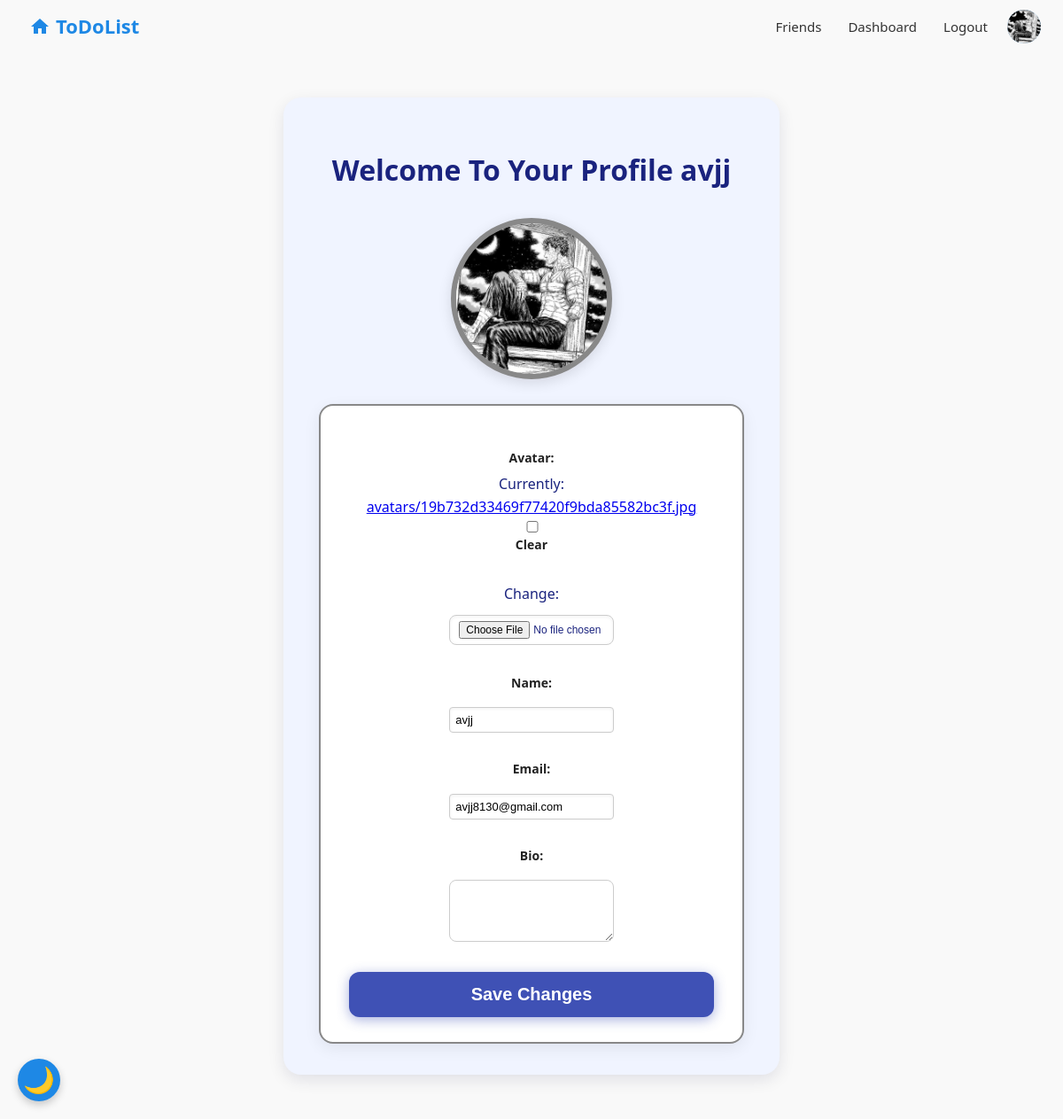
The page /profile/ (signed in) on the database its author committed.
### base/models.py (models this page shows, shortened)
class User(AbstractBaseUser, PermissionsMixin):
    email = models.EmailField(unique=True)
    name = models.CharField(max_length=255, unique=False)
    avatar = models.ImageField(upload_to='avatars/', blank=True, null=True)
    bio = models.TextField(blank=True, null=True)
    is_active = models.BooleanField(default=True)
    is_staff = models.BooleanField(default=False)
    date_joined = models.DateTimeField(default=timezone.now)
    friends = models.ManyToManyField("self", blank=True, symmetrical=True)
    USERNAME_FIELD = 'email'
    REQUIRED_FIELDS = ['name']
    objects = CustomUserManager()

### base/views.py (the view)
# urls.py: path('profile/', views.profile_view, name='profile'),
@login_required
def profile_view(request):
    user = request.user
    if request.method == 'POST':
        form = ChengeForm(request.POST, request.FILES, instance=request.user)
        if form.is_valid():
            form.save()
            return redirect('home')
    else:
        form = ChengeForm(instance=request.user)
    return render(request, 'base/profile.html', {'form': form})

### base/forms.py (shortened to what this page needs)
class ChengeForm(forms.ModelForm):
    class Meta:
        model = User
        fields = ('avatar', 'name', 'email', 'bio')
    def __init__(self, *args, **kwargs):
        self.user = kwargs.get('instance')
        super().__init__(*args, **kwargs)

### base/templates/base/profile.html (shortened to what this page needs)
{% extends 'base/main.html' %}
{% load static %}
{% block extra_css %}
<link rel="stylesheet" href="{% static 'css/style.css' %}?{% now 'U' %}">
{% endblock %}
{% block content %}
<div class="profile-container">
  <h1>Welcome To Your Profile {{ user.name }}</h1>
  <div class="navbar-avatar">
    {% if user.avatar %}
      <img src="{{ user.avatar.url }}" alt="Avatar" class="profile-avatar">
    {% else %}
      <div class="avatar-placeholder">
        {{ user.name|slice:":1"|upper }}
      </div>
    {% endif %}
  </div>
  <form method="POST" enctype="multipart/form-data" class="profile-form">
    <div class="form-group">
      {{ form.avatar.label_tag }}
      {{ form.avatar }}
    </div>
    <div class="form-group">
      {{ form.name.label_tag }}
      {{ form.name }}
    </div>
    <div class="form-group">
      {{ form.email.label_tag }}
      {{ form.email }}
    </div>
    <div class="form-group">
      {{ form.bio.label_tag }}
      {{ form.bio }}
    </div>
    <button type="submit" class="profile-submit-btn">Save Changes</button>
  </form>
</div>
{% endblock %}

### base/templates/base/navbar.html (shortened to what this page needs)
{% load static %}
<!DOCTYPE html>
<html lang="en">
<head>
  <link rel="stylesheet" href="{% static 'css/style.css' %}" />
</head>
<body>
  <header class="navbar-container">
    <a href="/" class="navbar-logo" title="Home">
      <svg class="home-icon1" xmlns="http://www.w3.org/2000/svg" width="24" height="24" fill="#1e88e5" viewBox="0 0 24 24" aria-hidden="true">
        <path d="M10 20v-6h4v6h5v-8h3L12 3 2 12h3v8z"/>
      </svg>
      <span class="logo-text">ToDoList</span>
    </a>
    <div class="navbar-links-container">
      {% if user.is_authenticated %}
        <a href="#" id="openFriendsModal" class="navbar-link">Friends</a>
        <a href="{% url 'dashbord' %}" class="navbar-link">Dashboard</a>
        <a href="#" id="openLogoutModal" class="navbar-link">Logout</a>
        <a href="{% url 'profile' %}" class="navbar-avatar-topright">
          {% if user.avatar %}
            <img src="{{ user.avatar.url }}" alt="Avatar" class="navbar-avatar-img" />
          {% else %}
            <div class="navbar-avatar-placeholder">{{ user.name|slice:":1"|upper }}</div>
          {% endif %}
        </a>
      {% else %}
        <a href="{% url 'login' %}" class="navbar-link">Login</a>
      {% endif %}
    </div>
  </header>
</body>
</html>

### base/static/css/style.css (style rules this page uses)
input, textarea, select { border: 1px solid #444; transition: border-color 0.3s ease, background-color 0.3s ease, color 0.3s ease; }
.profile-form .form-group input[type="text"], .profile-form .form-group input[type="email"], .profile-form .form-group input[type="file"], .profile-form .form-group input[type="password"], .profile-form .form-group select, .profile-form .form-group textarea { width: 100% !important; max-width: 400px !important; padding: 6px 10px !important; font-size: 14px !important; border: 1px solid #ccc !important; border-radius: 8px !important; box-sizing: border-box !important; margin: 10px auto !important; display: block !important; }
.profile-container { max-width: 480px !important; margin: 50px auto; padding: 35px 40px; background: #f0f4ff; border-radius: 20px; box-shadow: 0 6px 18px rgba(0, 0, 60, 0.1); font-family: 'Segoe UI', Tahoma, Geneva, Verdana, sans-serif; color: #1a237e; transition: box-shadow 0.3s ease; }
.profile-container h1 { text-align: center; margin-bottom: 28px; font-weight: 700; font-size: 2rem; color: #1a237e; }
.profile-avatar { display: block; width: 170px; height: 170px; margin: 0 auto 28px auto; border-radius: 50%; object-fit: cover; border: 6px solid #888888; background-color: #d3d3d3; box-shadow: 0 4px 15px rgba(0, 0, 0, 0.12); transition: transform 0.3s ease, box-shadow 0.3s ease; cursor: default; }
.profile-form { background: white; padding: 28px 32px; border-radius: 16px; border: 2px solid #888888; box-shadow: 0 5px 18px rgba(0, 0, 0, 0.07); transition: box-shadow 0.3s ease; }
.profile-form input[type="text"], .profile-form input[type="email"], .profile-form input[type="password"], .profile-form input[type="file"] { width: 100%; padding: 10px 14px; border: 1.7px solid #bbb; border-radius: 10px; font-size: 1rem; box-shadow: inset 0 1px 4px rgba(0,0,0,0.06); transition: border-color 0.3s ease, box-shadow 0.3s ease; }
.profile-form button { display: block; width: 100%; padding: 14px 0; background-color: #3f51b5; color: white; border: none; border-radius: 12px; font-size: 1.25rem; font-weight: 700; cursor: pointer; transition: background-color 0.3s ease, box-shadow 0.3s ease; margin-top: 22px; box-shadow: 0 3px 14px rgba(63,81,181,0.45); }
body { font-family: 'Segoe UI', Tahoma, Geneva, Verdana, sans-serif; font-size: 16px; color: #333; line-height: 1.6; background-color: #f9f9f9; margin: 0; padding: 0 15px; }
header { background-color: #2a72e5; padding: 12px 20px; box-shadow: 0 2px 8px rgba(0,0,0,0.1); position: sticky; top: 0; z-index: 100; }
h1 { color: #2a72e5; margin-bottom: 15px; }
.auth-input, #id_name, #id_email, #id_password1, #id_password2 { font-size: 13px !important; padding: 4px 6px !important; height: 29px !important; margin-bottom: 2px !important; border-radius: 4px !important; width: 90% !important; max-width: 280px !important; }
#id_bio, textarea[name="bio"] { min-height: 70px !important; max-height: 60px !important; resize: vertical !important; font-size: 13px !important; padding: 4px 6px !important; line-height: 1.2 !important; width: 90% !important; max-width: 280px !important; margin-bottom: 4px !important; }
#id_avatar { font-size: 12px !important; margin-bottom: 4px !important; width: 90% !important; max-width: 280px !important; }
.form-group { width: 50%; max-width: 360px; margin: 12px auto; display: flex !important; flex-direction: column !important; align-items: center !important; text-align: center; box-sizing: border-box; padding: 8px 0; }
.form-group label { width: 100%; margin-bottom: 6px; font-weight: 600; text-align: left; color: #222; text-align: center; font-size: 14px; }
.form-group input, .form-group select, .form-group textarea { width: 100%; padding: 8px 10px; font-size: 14px; border: 1px solid #bbb; border-radius: 6px; transition: border-color 0.2s ease; }

### base/templates/base/main.html (style rules this page uses)
input, textarea, select { transition: background-color 0.3s ease, color 0.3s ease, border-color 0.3s ease; }
body { visibility: hidden; transition: visibility 0.3s ease; }

### rows shown on the page
User: avatar (picture), name "avjj", email "avjj8130@gmail.com"
